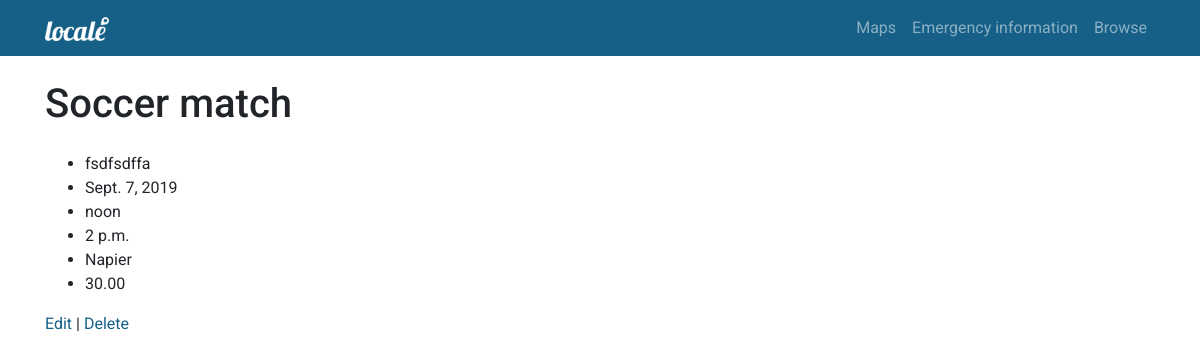
The app's page /event/4/, older data.
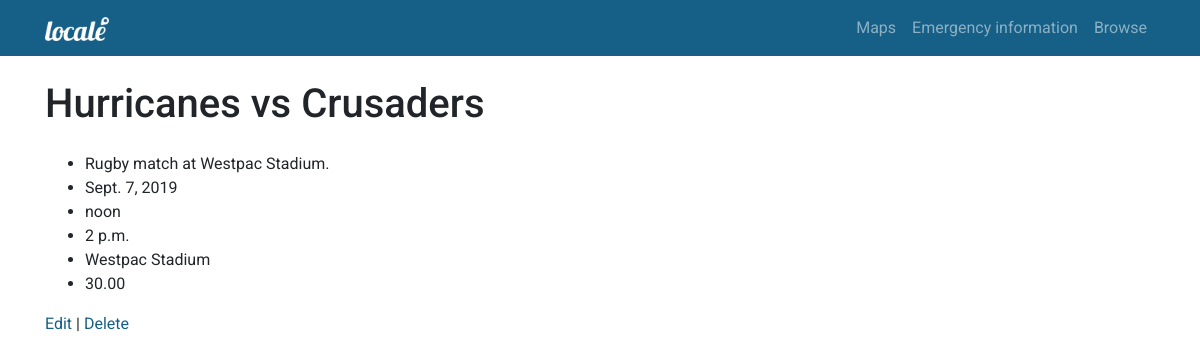
The same page, newer data.
### events/models.py (models this page shows, shortened)
class Event(models.Model):
    title = models.CharField(max_length=200)
    description = models.TextField()
    day = models.DateField()
    start_time = models.TimeField()
    end_time = models.TimeField()
    location = models.CharField(max_length=200)
    price = models.DecimalField(max_digits=6, decimal_places=2)

### events/views.py (the view)
# urls.py: path('event/<int:pk>/', EventDetailView.as_view(), name='event_detail'),
class EventDetailView(DetailView):
    model = Event
    template_name = 'event_detail.html'

### templates/event_detail.html
{% extends 'base.html' %}
{% block content %}
    <h1>{{ event.title }}</h1>
    <ul>
        <li>{{ event.description }}</li>
        <li>{{ event.day }}</li>
        <li>{{ event.start_time }}</li>
        <li>{{ event.end_time }}</li>
        <li>{{ event.location }}</li>
        <li>{{ event.price }}</li>
    </ul>
    <a href="{% url 'event_edit' event.pk %}">Edit</a> | <a href="{% url 'event_delete' event.pk %}">Delete</a>
{% endblock content %}

Row changes from the older to the newer data that the page shows:
changed Event "noon": title "Soccer match" → "Hurricanes vs Crusaders"; description "fsdfsdffa" → "Rugby match at Westpac Stadium."; location "Napier" → "Westpac Stadium"
